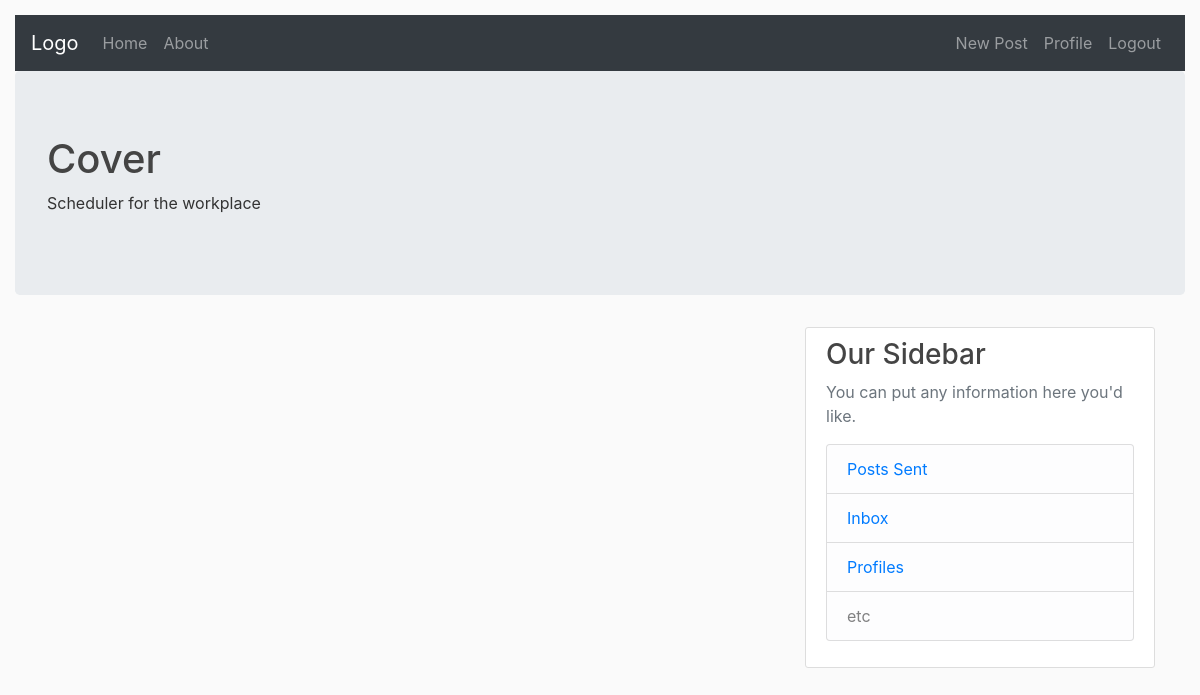
Page / (signed in) on the earlier database version.
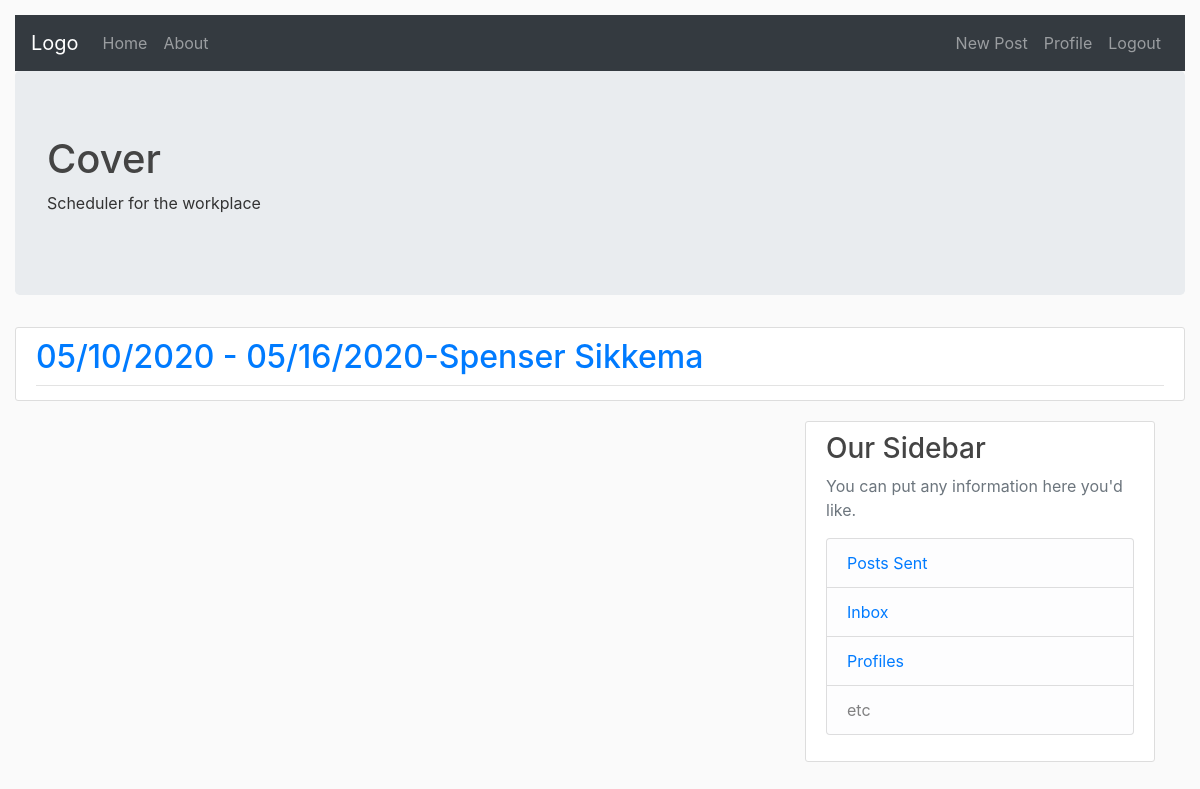
Same page on the later database version.
### website/models.py (models this page shows, shortened)
class schedule(models.Model):
    user = models.ForeignKey(User ,on_delete = models.CASCADE)
    hours = models.PositiveIntegerField(default = 0)
    main_sched = models.ForeignKey(mainSchedule , on_delete = models.CASCADE)
    def __str__(self):
        a = self.main_sched.date_started.strftime("%m/%d/%Y")
        b = self.main_sched.date_end.strftime("%m/%d/%Y")
        return a + ' - '+ b + '-' + str(self.user.profile.name)

class mainSchedule(models.Model):
    date_started = models.DateField()
    date_end = models.DateField()

### users/models.py (models this page shows, shortened)
class User(AbstractUser):
    pass

class Profile(models.Model):
    name = models.CharField(max_length = 20)
    roles = models.ManyToManyField(Roles)
    district = models.PositiveIntegerField(default = 0)
    age = models.BooleanField(default=False)
    gen_manager = models.BooleanField(default=False)
    user = models.OneToOneField(User, on_delete=models.CASCADE)
    email = models.EmailField(max_length=70, unique = True)
    phone_num = PhoneNumberField(unique = True, blank = True)
    def create_user_profile(sender, instance, created, **kwargs):
        if created:
            Profile.objects.create(user=instance)
    post_save.connect(create_user_profile, sender = User)

### website/views.py (the view)
# urls.py: path('', scheduleListView.as_view(), name = 'website-home'),
class scheduleListView(LoginRequiredMixin,ListView):
    model = schedule
    template_name = 'website/home.html'
    context_object_name = 'schedules'
    def get_queryset(self):
        user = self.request.user
        schedule_list = schedule.objects.filter(user = user)
        return schedule_list

### website/templates/website/home.html
{% extends "website/base.html" %}
{% block content %}
{% for schedule in schedules %}
    <article class="media content-section">
        <div class="media-body">
            <div class="article-metadata">
                <h2> <a class = "mr-2" href="{% url 'schedule-detail' pk=schedule.pk %}" > {{schedule}}</a></h2>
            </div>
        </div>
    </article>
{% endfor %}
    <main role="main" class="container">
      <div class="row">
        <div class="col-md-8">
        </div>
        <div class="col-md-4">
          <div class="content-section">
            <h3>Our Sidebar</h3>
            <p class='text-muted'>You can put any information here you'd like.
              <ul class="list-group">
                <li class="list-group-item list-group-item-light"><a href="{% url 'post-sent' %}">Posts Sent</a></li>
                <li class="list-group-item list-group-item-light"><a href="{% url 'post-received' %}">Inbox</a></li>
                <li class="list-group-item list-group-item-light"><a href="{% url 'profile-search' %}">Profiles</a></li>
                <li class="list-group-item list-group-item-light">etc</li>
              </ul>
            </p>
          </div>
        </div>
      </div>
    </main>
{% endblock content %}

Differences in the rows shown:
added schedule: main_sched+user "05/10/2020 - 05/16/2020-Spenser Sikkema"
